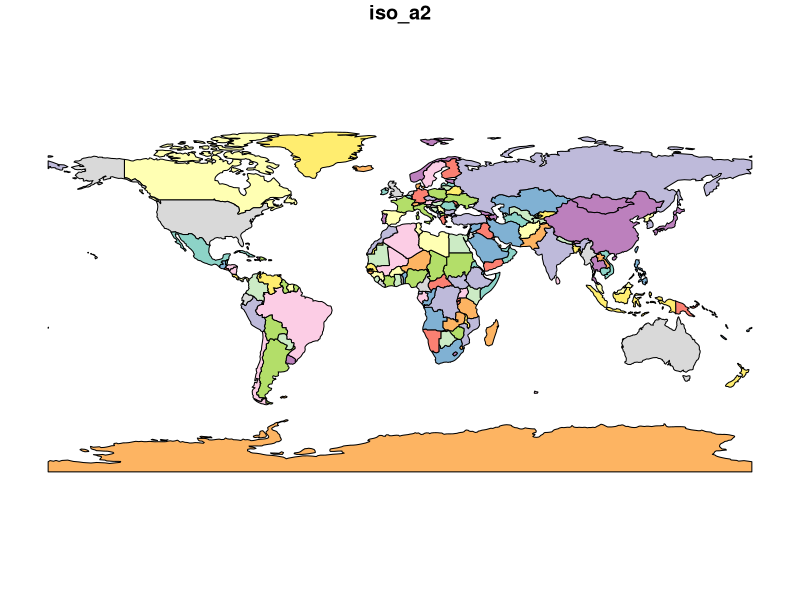
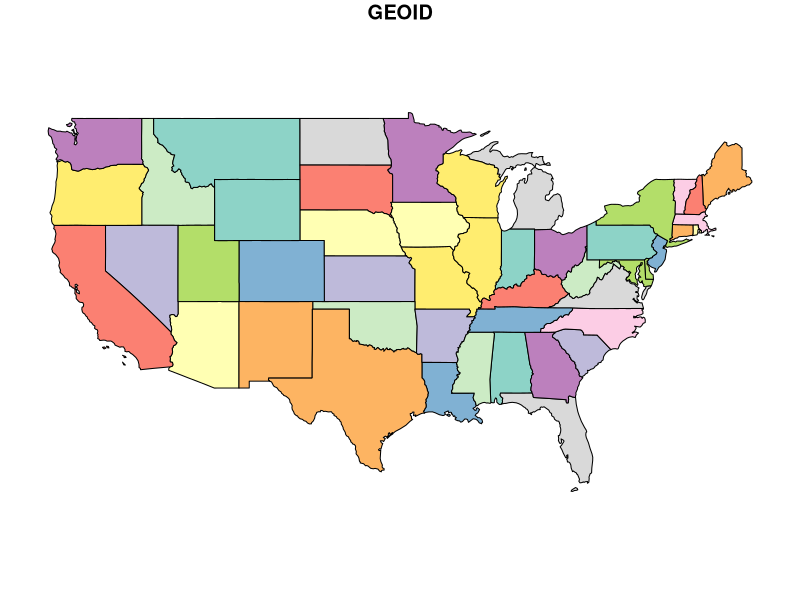
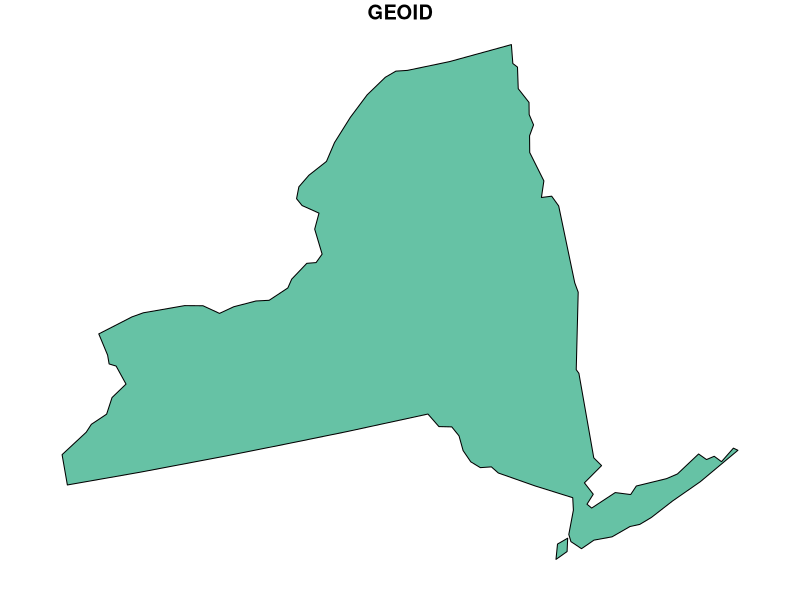
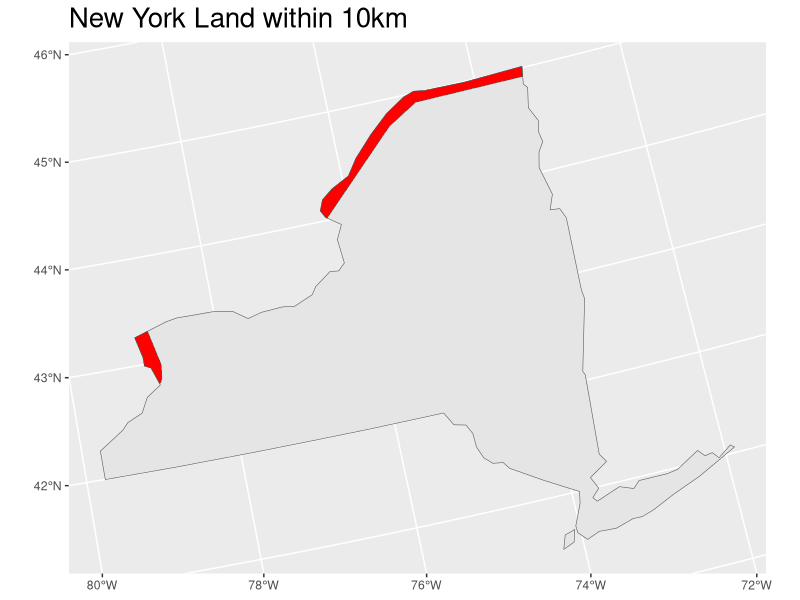

Reproduce these figures in R, in order.
library(spData)
library(sf)
library(tidyverse)
library(units)
# library(units) #this one is optional, but can help with unit conversions.

#load 'world' data from spData package
data(world)  
# load 'states' boundaries from spData package
data(us_states)
# plot(world[1])  #plot if desired
# plot(us_states[1]) #plot if desired
plot(world[1])
plot(us_states[1])

albers="+proj=aea +lat_1=29.5 +lat_2=45.5 +lat_0=37.5 +lon_0=-96 +x_0=0 +y_0=0 +ellps=GRS80 +datum=NAD83 +units=m +no_defs"

world_new <- st_transform(world, albers)

Canada <- world_new %>%
  filter(name_long == "Canada")
Canada_bu <- st_buffer(Canada, 10000)

us_states_new <- st_transform(us_states, albers)

New_York <- us_states_new %>%
  filter(NAME == "New York")
plot(New_York[1])

border <- st_intersection(Canada_bu, New_York)
ggplot() +
  geom_sf(data = New_York) +
  geom_sf(data = border, fill = "red") +
  labs(title = "New York Land within 10km") +
  theme(plot.title = element_text(size = 20))

area_border <- st_area(border)
set_units(area_border, km^2)
